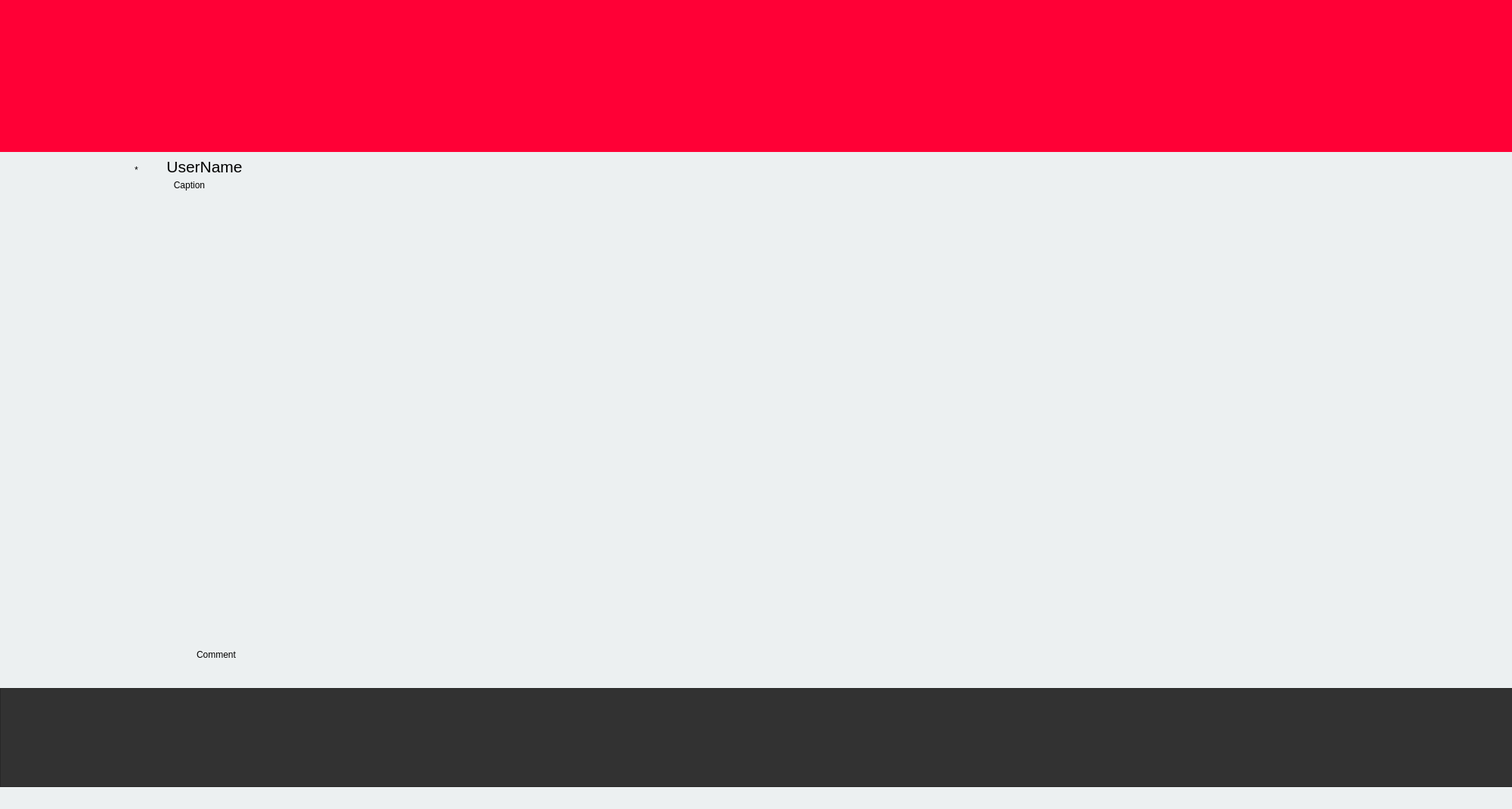
<?xml version="1.0" encoding="UTF-8"?>
<ui version="4.0">
 <class>HomePage</class>
 <widget class="QDialog" name="HomePage">
  <property name="geometry">
   <rect>
    <x>0</x>
    <y>0</y>
    <width>2000</width>
    <height>1070</height>
   </rect>
  </property>
  <property name="maximumSize">
   <size>
    <width>2000</width>
    <height>1200</height>
   </size>
  </property>
  <property name="windowTitle">
   <string>HomePage</string>
  </property>
  <property name="styleSheet">
   <string notr="true">QDialog{
	background-color: rgb(236, 240, 241);
}</string>
  </property>
  <widget class="QLabel" name="label">
   <property name="geometry">
    <rect>
     <x>0</x>
     <y>0</y>
     <width>2001</width>
     <height>201</height>
    </rect>
   </property>
   <property name="styleSheet">
    <string notr="true">QLabel{
background-color:rgb(255,0,54);
}</string>
   </property>
   <property name="text">
    <string/>
   </property>
  </widget>
  <widget class="QLabel" name="label_2">
   <property name="geometry">
    <rect>
     <x>20</x>
     <y>10</y>
     <width>191</width>
     <height>181</height>
    </rect>
   </property>
   <property name="styleSheet">
    <string notr="true">QLabel{border-image: url(:/Final_Logo.png);
}</string>
   </property>
   <property name="text">
    <string/>
   </property>
  </widget>
  <widget class="QLabel" name="label_3">
   <property name="geometry">
    <rect>
     <x>160</x>
     <y>200</y>
     <width>41</width>
     <height>51</height>
    </rect>
   </property>
   <property name="styleSheet">
    <string notr="true">QLabel{
min-height:10px;
min-width:10px;
border-radius:20px;
}</string>
   </property>
   <property name="text">
    <string>&lt;html&gt;&lt;head/&gt;&lt;body&gt;&lt;p align=&quot;center&quot;&gt;*&lt;/p&gt;&lt;/body&gt;&lt;/html&gt;</string>
   </property>
  </widget>
  <widget class="QLabel" name="label_4">
   <property name="geometry">
    <rect>
     <x>190</x>
     <y>200</y>
     <width>161</width>
     <height>41</height>
    </rect>
   </property>
   <property name="text">
    <string>&lt;html&gt;&lt;head/&gt;&lt;body&gt;&lt;p align=&quot;center&quot;&gt;&lt;span style=&quot; font-size:16pt;&quot;&gt;UserName&lt;/span&gt;&lt;/p&gt;&lt;/body&gt;&lt;/html&gt;</string>
   </property>
  </widget>
  <widget class="QLabel" name="label_5">
   <property name="geometry">
    <rect>
     <x>160</x>
     <y>270</y>
     <width>791</width>
     <height>551</height>
    </rect>
   </property>
   <property name="styleSheet">
    <string notr="true">QLabel{
}</string>
   </property>
   <property name="text">
    <string>&lt;html&gt;&lt;head/&gt;&lt;body&gt;&lt;p align=&quot;center&quot;&gt;&lt;br/&gt;&lt;/p&gt;&lt;/body&gt;&lt;/html&gt;</string>
   </property>
  </widget>
  <widget class="QLabel" name="label_7">
   <property name="geometry">
    <rect>
     <x>260</x>
     <y>830</y>
     <width>71</width>
     <height>71</height>
    </rect>
   </property>
   <property name="text">
    <string>Comment</string>
   </property>
  </widget>
  <widget class="QLabel" name="label_8">
   <property name="geometry">
    <rect>
     <x>170</x>
     <y>230</y>
     <width>161</width>
     <height>31</height>
    </rect>
   </property>
   <property name="text">
    <string>&lt;html&gt;&lt;head/&gt;&lt;body&gt;&lt;p align=&quot;center&quot;&gt;Caption&lt;/p&gt;&lt;/body&gt;&lt;/html&gt;</string>
   </property>
  </widget>
  <widget class="QPushButton" name="pushButton_3">
   <property name="geometry">
    <rect>
     <x>890</x>
     <y>920</y>
     <width>111</width>
     <height>111</height>
    </rect>
   </property>
   <property name="styleSheet">
    <string notr="true">QPushButton{
border-radius:10px;
	border-image: url(:/cloud-computing.png);
min-height:20px;
min-width:20px;
}</string>
   </property>
   <property name="text">
    <string/>
   </property>
  </widget>
  <widget class="QPushButton" name="pushButton_5">
   <property name="geometry">
    <rect>
     <x>1600</x>
     <y>930</y>
     <width>91</width>
     <height>81</height>
    </rect>
   </property>
   <property name="styleSheet">
    <string notr="true">QPushButton{
	border-image: url(:/man-user.png);
border-radius:10px;
min-height:20px;
min-width:20px;
}</string>
   </property>
   <property name="text">
    <string/>
   </property>
  </widget>
  <widget class="QFrame" name="frame">
   <property name="geometry">
    <rect>
     <x>0</x>
     <y>910</y>
     <width>2001</width>
     <height>131</height>
    </rect>
   </property>
   <property name="styleSheet">
    <string notr="true">QFrame{
background-color: rgb(50,50,50);
}</string>
   </property>
   <property name="frameShape">
    <enum>QFrame::StyledPanel</enum>
   </property>
   <property name="frameShadow">
    <enum>QFrame::Raised</enum>
   </property>
   <widget class="QPushButton" name="pushButton_2">
    <property name="geometry">
     <rect>
      <x>460</x>
      <y>20</y>
      <width>81</width>
      <height>81</height>
     </rect>
    </property>
    <property name="styleSheet">
     <string notr="true">QPushButton{
	border-image: url(:/search.png);
border-radius:10px;
min-height:20px;
min-width:20px;
}</string>
    </property>
    <property name="text">
     <string/>
    </property>
   </widget>
   <widget class="QPushButton" name="pushButton">
    <property name="geometry">
     <rect>
      <x>70</x>
      <y>20</y>
      <width>91</width>
      <height>91</height>
     </rect>
    </property>
    <property name="styleSheet">
     <string notr="true">QPushButton{
	border-image: url(:/home.png);
border-radius:10px;
min-height:20px;
min-width:20px;
}</string>
    </property>
    <property name="text">
     <string/>
    </property>
   </widget>
   <widget class="QPushButton" name="pushButton_4">
    <property name="geometry">
     <rect>
      <x>1280</x>
      <y>20</y>
      <width>81</width>
      <height>81</height>
     </rect>
    </property>
    <property name="styleSheet">
     <string notr="true">QPushButton{
	border-image: url(:/notification.png);
border-radius:10px;
min-height:20px;
min-width:20px;
}</string>
    </property>
    <property name="text">
     <string/>
    </property>
   </widget>
  </widget>
  <widget class="QPushButton" name="pushButton_6">
   <property name="geometry">
    <rect>
     <x>160</x>
     <y>850</y>
     <width>31</width>
     <height>31</height>
    </rect>
   </property>
   <property name="styleSheet">
    <string notr="true">QPushButton{
border-radius:10px;
min-height:20px;
	border-image: url(:/heart-outline.png);
min-width:20px;
}</string>
   </property>
   <property name="text">
    <string/>
   </property>
  </widget>
  <zorder>frame</zorder>
  <zorder>label</zorder>
  <zorder>label_2</zorder>
  <zorder>label_3</zorder>
  <zorder>label_4</zorder>
  <zorder>label_5</zorder>
  <zorder>label_7</zorder>
  <zorder>label_8</zorder>
  <zorder>pushButton_3</zorder>
  <zorder>pushButton_5</zorder>
  <zorder>pushButton_6</zorder>
 </widget>
 <layoutdefault spacing="6" margin="11"/>
 <resources/>
 <connections/>
</ui>
